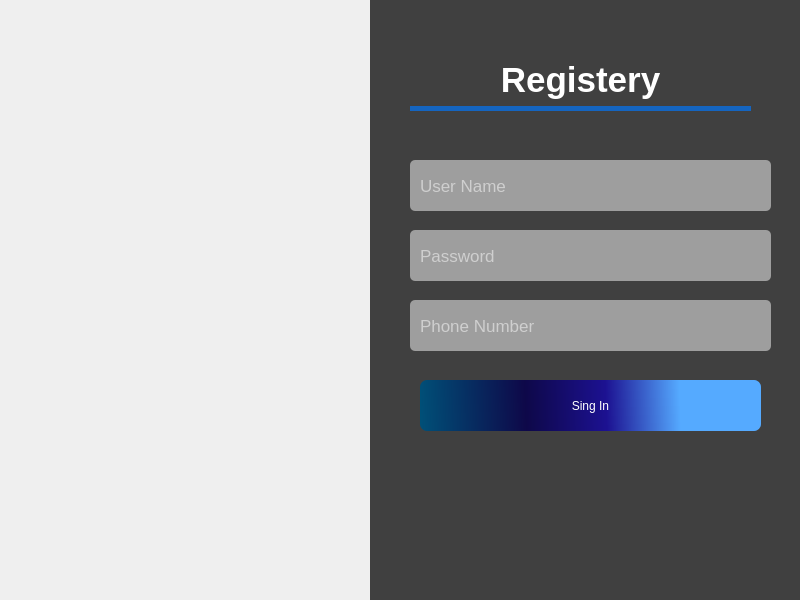
<?xml version="1.0" encoding="UTF-8"?>
<ui version="4.0">
 <class>Registery</class>
 <widget class="QMainWindow" name="Registery">
  <property name="geometry">
   <rect>
    <x>0</x>
    <y>0</y>
    <width>800</width>
    <height>600</height>
   </rect>
  </property>
  <property name="windowTitle">
   <string>MainWindow</string>
  </property>
  <widget class="QWidget" name="centralwidget">
   <widget class="QWidget" name="widget_2" native="true">
    <property name="geometry">
     <rect>
      <x>370</x>
      <y>0</y>
      <width>431</width>
      <height>601</height>
     </rect>
    </property>
    <property name="styleSheet">
     <string notr="true">background-color:  #404040;
</string>
    </property>
    <widget class="QLabel" name="label">
     <property name="geometry">
      <rect>
       <x>40</x>
       <y>50</y>
       <width>341</width>
       <height>61</height>
      </rect>
     </property>
     <property name="styleSheet">
      <string notr="true">font: 9pt &quot;Stencil&quot;;
border-bottom:5px solid #1565C0;
color:#fff;
</string>
     </property>
     <property name="text">
      <string>&lt;html&gt;&lt;head/&gt;&lt;body&gt;&lt;p align=&quot;center&quot;&gt;&lt;span style=&quot; font-size:26pt; font-weight:700;&quot;&gt;Registery&lt;/span&gt;&lt;/p&gt;&lt;/body&gt;&lt;/html&gt;</string>
     </property>
    </widget>
    <widget class="QLineEdit" name="username_edt">
     <property name="geometry">
      <rect>
       <x>40</x>
       <y>160</y>
       <width>361</width>
       <height>51</height>
      </rect>
     </property>
     <property name="styleSheet">
      <string notr="true">border-radius:5px;
padding-left:8px;
color:#fff;
background-color:#9E9E9E;
font-size:17px;</string>
     </property>
     <property name="placeholderText">
      <string>User Name</string>
     </property>
    </widget>
    <widget class="QLineEdit" name="password_edt">
     <property name="geometry">
      <rect>
       <x>40</x>
       <y>230</y>
       <width>361</width>
       <height>51</height>
      </rect>
     </property>
     <property name="styleSheet">
      <string notr="true">border-radius:5px;
padding-left:8px;
color:#fff;
background-color:#9E9E9E;
font-size:17px;</string>
     </property>
     <property name="echoMode">
      <enum>QLineEdit::Password</enum>
     </property>
     <property name="placeholderText">
      <string>Password</string>
     </property>
    </widget>
    <widget class="QPushButton" name="login_btn">
     <property name="geometry">
      <rect>
       <x>50</x>
       <y>380</y>
       <width>341</width>
       <height>51</height>
      </rect>
     </property>
     <property name="cursor">
      <cursorShape>PointingHandCursor</cursorShape>
     </property>
     <property name="styleSheet">
      <string notr="true">QPushButton{
border-radius:7px;
background-color: qlineargradient(spread:pad, x1:0, y1:1, x2:1, y2:0.994, stop:0 rgba(0, 80, 120, 255), stop:0.3125 rgba(14, 8, 73, 255), stop:0.548077 rgba(28, 17, 145, 255), stop:0.764423 rgba(85, 170, 255, 255));
color:#fff;
font: 12pt &quot;MS Reference Sans Serif&quot;;
 transition: 0.3s;
}
QPushButton:hover{
font-size:15px;
}

</string>
     </property>
     <property name="text">
      <string>Sing In</string>
     </property>
    </widget>
    <widget class="QLineEdit" name="phoneNumber_edt">
     <property name="geometry">
      <rect>
       <x>40</x>
       <y>300</y>
       <width>361</width>
       <height>51</height>
      </rect>
     </property>
     <property name="styleSheet">
      <string notr="true">border-radius:5px;
padding-left:8px;
color:#fff;
background-color:#9E9E9E;
font-size:17px;</string>
     </property>
     <property name="echoMode">
      <enum>QLineEdit::Normal</enum>
     </property>
     <property name="placeholderText">
      <string>Phone Number</string>
     </property>
    </widget>
   </widget>
   <widget class="QWidget" name="widget_3" native="true">
    <property name="geometry">
     <rect>
      <x>-1</x>
      <y>0</y>
      <width>371</width>
      <height>601</height>
     </rect>
    </property>
    <property name="styleSheet">
     <string notr="true">border-image: url(:/king skull.png);
border-image: url(:/5947114fd9b1f751753920dbebc69c55.jpg);</string>
    </property>
   </widget>
  </widget>
 </widget>
 <resources/>
 <connections/>
</ui>
